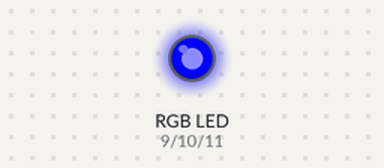
A sketch run on a simulated Arduino Uno, built with avr-gcc and run on an emulated ATmega328P. On the bench: an RGB LED mixed from three pins (HIGH = lit). Dim RGB values are drawn brighter than linear.

Above: at 0.05 s.
At 2.05 s:
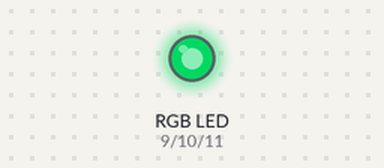
At 4.05 s:
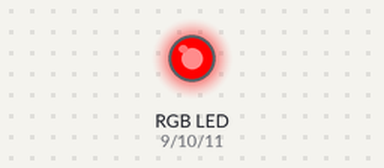
At 8.0 s:
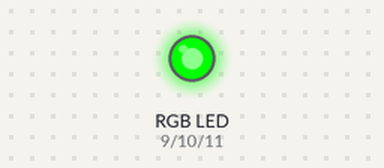
Timing chart, 0 to 10.4 s (numbered marks = the images above):
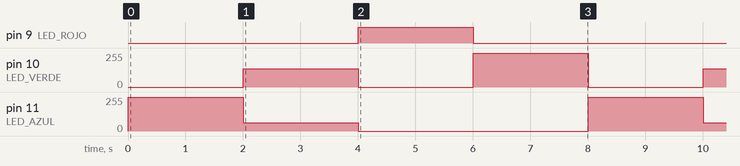

The sketch:

P2A0_04_LED_RGB_6.ino
```cpp
int LED_ROJO = 9;
int LED_VERDE = 10;
int LED_AZUL = 11;

int BRILLO;
int POT = A0;

void setup() {
  pinMode(LED_ROJO, OUTPUT); //Se configura el pin 9 como salida
  pinMode(LED_VERDE, OUTPUT); //Se configura el pin 10 como salida
  pinMode(LED_AZUL, OUTPUT); //Se configura el pin 11 como salida

}

void loop() {
  miColor(255 - 255, 255- 255, 255 - 0); //se despliega el color amarillo
  delay(2000);

  miColor(255 - 255, 255 -118, 255 - 192); //se despliega el color rosa
  delay(2000);

  miColor(255 - 0, 255 - 255, 255 - 255); //Se despliega el color cian
  delay(2000);

  miColor(255 - 255, 255 - 0, 255 - 255); //Se despliega el color magenta
  delay(2000);

}

void miColor(int rojo, int verde, int azul){
  analogWrite(LED_ROJO, rojo);
  analogWrite(LED_VERDE, verde);
  analogWrite(LED_AZUL, azul);
}
```

Measured:
- by itself, pin 9 (LED_ROJO): alternates HIGH for 2.0 s and LOW for 6.0 s
- by itself, pin 10 (LED_VERDE): repeats every 8.0 s: 0/255 2.0 s, 255/255 2.0 s, 0/255 2.0 s, 137/255 2.0 s
- by itself, pin 11 (LED_AZUL): repeats every 8.0 s: 63/255 2.0 s, 0/255 4.0 s, 255/255 2.0 s
